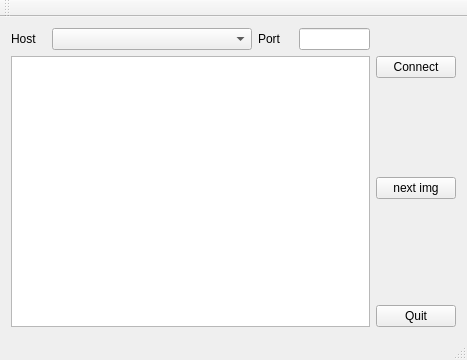
<?xml version="1.0" encoding="UTF-8"?>
<ui version="4.0">
 <class>MainWindow</class>
 <widget class="QMainWindow" name="MainWindow">
  <property name="geometry">
   <rect>
    <x>0</x>
    <y>0</y>
    <width>467</width>
    <height>360</height>
   </rect>
  </property>
  <property name="windowTitle">
   <string>MainWindow</string>
  </property>
  <widget class="QWidget" name="centralWidget">
   <layout class="QGridLayout" name="gridLayout">
    <item row="0" column="0">
     <layout class="QHBoxLayout" name="horizontalLayout">
      <item>
       <widget class="QLabel" name="labelHost">
        <property name="minimumSize">
         <size>
          <width>35</width>
          <height>0</height>
         </size>
        </property>
        <property name="text">
         <string>Host</string>
        </property>
       </widget>
      </item>
      <item>
       <widget class="QComboBox" name="comboBox">
        <property name="minimumSize">
         <size>
          <width>200</width>
          <height>0</height>
         </size>
        </property>
       </widget>
      </item>
     </layout>
    </item>
    <item row="0" column="1">
     <layout class="QHBoxLayout" name="horizontalLayout_2">
      <item>
       <widget class="QLabel" name="labelPort">
        <property name="sizePolicy">
         <sizepolicy hsizetype="Minimum" vsizetype="Preferred">
          <horstretch>0</horstretch>
          <verstretch>0</verstretch>
         </sizepolicy>
        </property>
        <property name="minimumSize">
         <size>
          <width>35</width>
          <height>0</height>
         </size>
        </property>
        <property name="text">
         <string>Port</string>
        </property>
        <property name="buddy">
         <cstring>lineEdit</cstring>
        </property>
       </widget>
      </item>
      <item>
       <widget class="QLineEdit" name="lineEdit">
        <property name="sizePolicy">
         <sizepolicy hsizetype="Minimum" vsizetype="Fixed">
          <horstretch>0</horstretch>
          <verstretch>0</verstretch>
         </sizepolicy>
        </property>
        <property name="minimumSize">
         <size>
          <width>60</width>
          <height>0</height>
         </size>
        </property>
        <property name="maximumSize">
         <size>
          <width>80</width>
          <height>16777215</height>
         </size>
        </property>
       </widget>
      </item>
     </layout>
    </item>
    <item row="0" column="2">
     <spacer name="horizontalSpacer">
      <property name="orientation">
       <enum>Qt::Horizontal</enum>
      </property>
      <property name="sizeHint" stdset="0">
       <size>
        <width>88</width>
        <height>20</height>
       </size>
      </property>
     </spacer>
    </item>
    <item row="1" column="0" colspan="2">
     <widget class="QGraphicsView" name="graphicsView">
      <property name="sizePolicy">
       <sizepolicy hsizetype="Expanding" vsizetype="Expanding">
        <horstretch>0</horstretch>
        <verstretch>0</verstretch>
       </sizepolicy>
      </property>
      <property name="minimumSize">
       <size>
        <width>320</width>
        <height>240</height>
       </size>
      </property>
     </widget>
    </item>
    <item row="1" column="2">
     <layout class="QVBoxLayout" name="verticalLayout">
      <item>
       <widget class="QPushButton" name="pbConnect">
        <property name="text">
         <string>Connect</string>
        </property>
       </widget>
      </item>
      <item>
       <spacer name="verticalSpacer_2">
        <property name="orientation">
         <enum>Qt::Vertical</enum>
        </property>
        <property name="sizeHint" stdset="0">
         <size>
          <width>20</width>
          <height>40</height>
         </size>
        </property>
       </spacer>
      </item>
      <item>
       <widget class="QPushButton" name="pbNext">
        <property name="text">
         <string>next img</string>
        </property>
       </widget>
      </item>
      <item>
       <spacer name="verticalSpacer">
        <property name="orientation">
         <enum>Qt::Vertical</enum>
        </property>
        <property name="sizeHint" stdset="0">
         <size>
          <width>20</width>
          <height>100</height>
         </size>
        </property>
       </spacer>
      </item>
      <item>
       <widget class="QPushButton" name="pbQuit">
        <property name="text">
         <string>Quit</string>
        </property>
       </widget>
      </item>
     </layout>
    </item>
   </layout>
  </widget>
  <widget class="QMenuBar" name="menuBar">
   <property name="geometry">
    <rect>
     <x>0</x>
     <y>0</y>
     <width>467</width>
     <height>25</height>
    </rect>
   </property>
  </widget>
  <widget class="QToolBar" name="mainToolBar">
   <attribute name="toolBarArea">
    <enum>TopToolBarArea</enum>
   </attribute>
   <attribute name="toolBarBreak">
    <bool>false</bool>
   </attribute>
  </widget>
  <widget class="QStatusBar" name="statusBar"/>
 </widget>
 <layoutdefault spacing="6" margin="11"/>
 <resources/>
 <connections/>
</ui>
